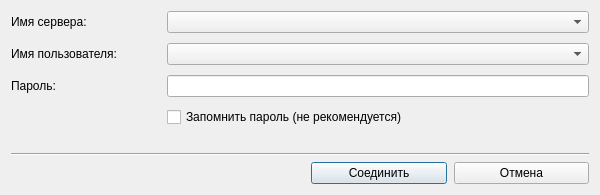
<?xml version="1.0" encoding="UTF-8"?>
<ui version="4.0">
 <class>connect_dialog</class>
 <widget class="QDialog" name="connect_dialog">
  <property name="windowModality">
   <enum>Qt::ApplicationModal</enum>
  </property>
  <property name="geometry">
   <rect>
    <x>0</x>
    <y>0</y>
    <width>600</width>
    <height>195</height>
   </rect>
  </property>
  <property name="sizePolicy">
   <sizepolicy hsizetype="Fixed" vsizetype="Fixed">
    <horstretch>0</horstretch>
    <verstretch>0</verstretch>
   </sizepolicy>
  </property>
  <property name="maximumSize">
   <size>
    <width>600</width>
    <height>16777215</height>
   </size>
  </property>
  <property name="font">
   <font>
    <pointsize>9</pointsize>
   </font>
  </property>
  <property name="focusPolicy">
   <enum>Qt::NoFocus</enum>
  </property>
  <property name="windowTitle">
   <string>Подключение к базе данных</string>
  </property>
  <layout class="QVBoxLayout" name="verticalLayout" stretch="1,0,0">
   <item>
    <layout class="QFormLayout" name="formLayout">
     <property name="fieldGrowthPolicy">
      <enum>QFormLayout::AllNonFixedFieldsGrow</enum>
     </property>
     <property name="rowWrapPolicy">
      <enum>QFormLayout::DontWrapRows</enum>
     </property>
     <property name="labelAlignment">
      <set>Qt::AlignLeading|Qt::AlignLeft|Qt::AlignVCenter</set>
     </property>
     <property name="horizontalSpacing">
      <number>50</number>
     </property>
     <property name="verticalSpacing">
      <number>10</number>
     </property>
     <property name="leftMargin">
      <number>0</number>
     </property>
     <item row="0" column="0">
      <widget class="QLabel" name="name_server_label">
       <property name="font">
        <font>
         <pointsize>9</pointsize>
        </font>
       </property>
       <property name="text">
        <string>Имя сервера:</string>
       </property>
      </widget>
     </item>
     <item row="0" column="1">
      <widget class="QComboBox" name="name_server_combox">
       <property name="font">
        <font>
         <pointsize>9</pointsize>
        </font>
       </property>
      </widget>
     </item>
     <item row="1" column="0">
      <widget class="QLabel" name="name_user_label">
       <property name="font">
        <font>
         <pointsize>9</pointsize>
        </font>
       </property>
       <property name="text">
        <string>Имя пользователя:</string>
       </property>
      </widget>
     </item>
     <item row="1" column="1">
      <widget class="QComboBox" name="name_user_combox">
       <property name="font">
        <font>
         <pointsize>9</pointsize>
        </font>
       </property>
      </widget>
     </item>
     <item row="2" column="0">
      <widget class="QLabel" name="password_label">
       <property name="font">
        <font>
         <pointsize>9</pointsize>
        </font>
       </property>
       <property name="text">
        <string>Пароль:</string>
       </property>
      </widget>
     </item>
     <item row="2" column="1">
      <widget class="QLineEdit" name="password_ledit">
       <property name="font">
        <font>
         <pointsize>9</pointsize>
        </font>
       </property>
      </widget>
     </item>
     <item row="3" column="1">
      <widget class="QCheckBox" name="remember_pswd_chebox">
       <property name="text">
        <string>Запомнить пароль (не рекомендуется)</string>
       </property>
      </widget>
     </item>
    </layout>
   </item>
   <item>
    <widget class="Line" name="horizontal_line">
     <property name="orientation">
      <enum>Qt::Horizontal</enum>
     </property>
    </widget>
   </item>
   <item>
    <layout class="QHBoxLayout" name="buttons_hlayout" stretch="0,0">
     <property name="spacing">
      <number>7</number>
     </property>
     <property name="sizeConstraint">
      <enum>QLayout::SetDefaultConstraint</enum>
     </property>
     <property name="leftMargin">
      <number>300</number>
     </property>
     <item>
      <widget class="QPushButton" name="connect_button">
       <property name="font">
        <font>
         <pointsize>9</pointsize>
        </font>
       </property>
       <property name="text">
        <string>Соединить</string>
       </property>
      </widget>
     </item>
     <item>
      <widget class="QPushButton" name="reject_button">
       <property name="font">
        <font>
         <pointsize>9</pointsize>
        </font>
       </property>
       <property name="text">
        <string>Отмена</string>
       </property>
      </widget>
     </item>
    </layout>
   </item>
  </layout>
 </widget>
 <resources/>
 <connections/>
</ui>
